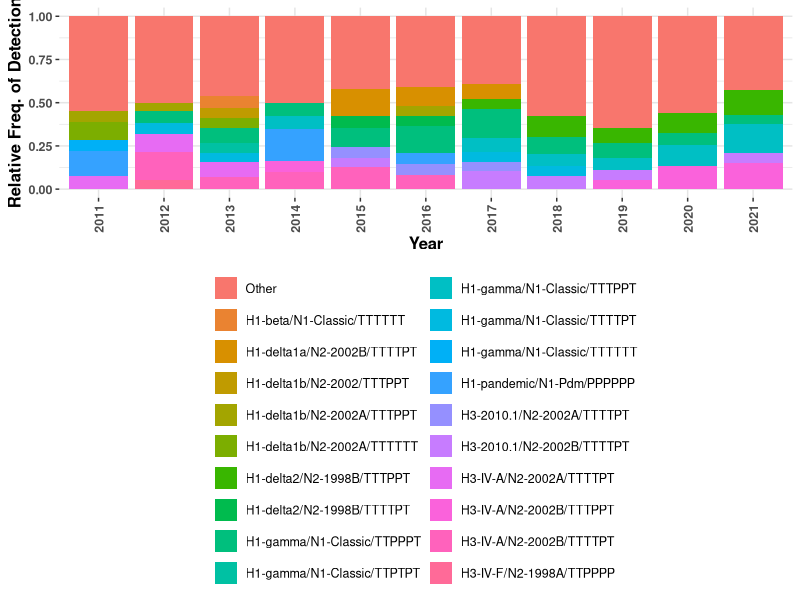
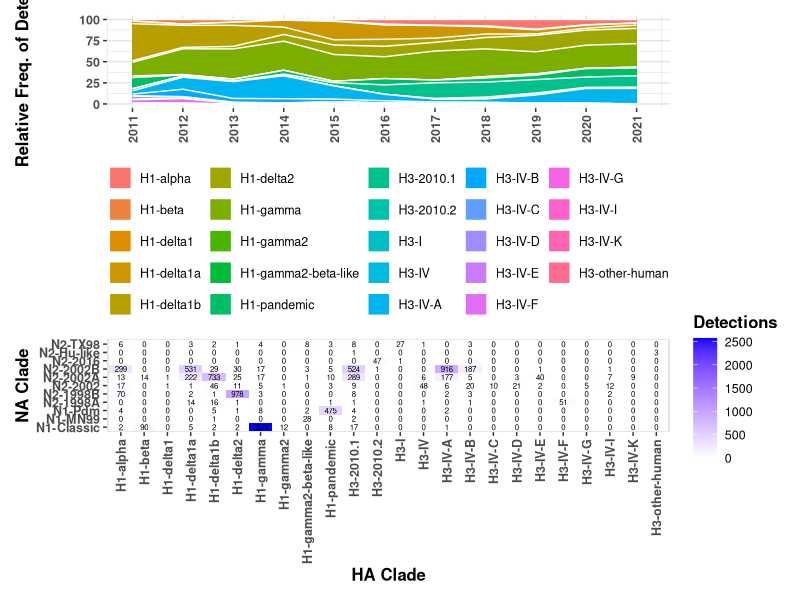
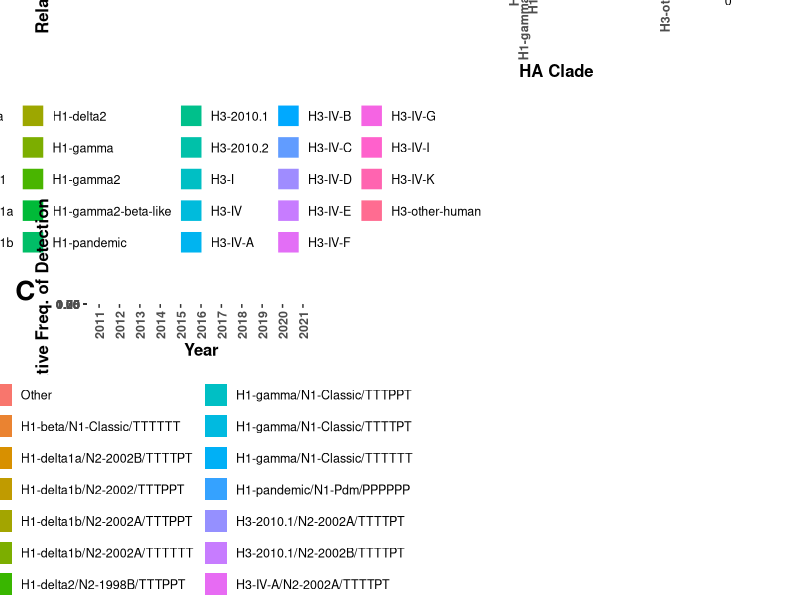

Reproduce these figures in R, in order.
library(ggplot2)
library(tidyr)
library(dplyr)
library(lubridate)
library(reshape2)
library(scales)
library(patchwork)
library(viridis)
library(png)
library(stringr)

axis_size <- 9
axis_title_size <- 12
x_axis_angle <- 90
coeff <- 0.5 

#read in table and format dates
setwd("//iastate/lss/research/pcgauger-lab/Megan/manuscripts/IV_a Paper/h3-iva-evolution/data_collection")
df <- read.csv("swine-surveillance-data.txt", sep="\t", header = T)

#convert date to decimal
df$format_date <- as.Date(df$Date, "%Y-%m-%d")
df$decimal_date <- decimal_date(df$format_date)
df$year <- floor(df$decimal_date)

df <- df %>%
  mutate(HA_type = case_when(!is.na(H1) ~ "H1",!is.na(H3) ~ "H3")) %>%
  mutate(HA = coalesce(H1,H3,HA_type)) %>%
  filter(!is.na(HA)) %>%
  unite('HA_clade',HA_type,HA,sep="-",remove=FALSE, na.rm=TRUE) 
  
#df$HA <- as.factor(df$HA)
#levels(df$most.similar.blast.clade) <-  c("2010.1", "2010.2", "Cluster IV","Cluster IVA","Cluster IVB","Other","Other","Other","Other","Other","Other") 
#df$most.similar.blast.clade <- factor(df$most.similar.blast.clade, levels = c("2010.1", "2010.2","Cluster IV","Cluster IVA","Cluster IVB","Other") )

#get relative frequency of clades by year
df_agg <- df %>%
  group_by(year,HA_clade) %>%
  summarize(N = n()) %>%
  mutate(freq = N / sum(N)) %>%
  ungroup() %>%
  complete(year, HA_clade, fill=list(N=0,freq=0))

df_agg$year <- as.Date(ISOdate(df_agg$year,1,1))

#relative frequency area graph
plot1 <- ggplot(df_agg, aes(x=year,y=freq * 100, fill=HA_clade)) +
  geom_area(color="white") +
  scale_x_date(labels = date_format("%Y"), breaks=date_breaks("1 year"),
               limits = as.Date(c('2011-01-01','2021-03-01'))) +
  labs( x = "Time", y ="Relative Freq. of Detection", fill = "Clade")+
  theme(
    legend.position = "bottom",
    panel.background = element_rect(fill = "white"),
    panel.grid.major = element_line(colour = "gray90"),
    panel.grid.minor = element_line(colour = "gray90"),
    axis.text = element_text(size=axis_size, face="bold"),
    axis.text.x = element_text(angle=x_axis_angle,vjust=0.5),
    axis.title.x = element_blank(),
    #axis.title.x = element_text(vjust=-1.0),
    axis.title = element_text(size=axis_title_size, vjust = -0.35, face="bold"),
    legend.title = element_blank(),
    #legend.title = element_text(size=axis_title_size, face="bold"),
    legend.text = element_text(size=axis_size)
  ) 



#### HA-NA Heatmap ####
df <- df %>%
  mutate(N2 = replace(N2, N2 == "Human-like", "Hu-like")) %>%
  mutate(N1 = replace(N1, N1 == "Classical", "Classic")) %>%
  mutate(N1 = replace(N1, N1 == "Pandemic", "Pdm")) %>%
  mutate(NA_type = case_when(!is.na(N1) ~ "N1",!is.na(N2) ~ "N2")) %>%
  mutate(NA_clade = coalesce(N1,N2)) %>%
  filter(!is.na(NA_clade)) %>%
  unite('NA_clade',NA_type,NA_clade,sep="-",remove=FALSE, na.rm=TRUE) 

df_agg_heatmap <- df %>%
  group_by(HA_clade,NA_clade) %>%
  summarize(N = n()) %>%
  mutate(freq = N / sum(n())) %>%
  ungroup() %>%
  complete(HA_clade, NA_clade, fill=list(N=0,freq=0))

plot2 <- ggplot(df_agg_heatmap, aes(HA_clade,NA_clade,fill=N)) +
  geom_tile() +
  geom_text(aes(label = N),size=2) +
  scale_fill_gradient(low="white", high="blue") +
  labs(y="NA Clade", x="HA Clade", fill="Detections") +
  theme( panel.background = element_rect(fill = "gray90"),
        panel.grid.major = element_line(colour = "gray90"),
        panel.grid.minor = element_line(colour = "gray90"),
        axis.title = element_text(size=axis_title_size,face="bold"),
        axis.text = element_text(size=axis_size,face="bold"),
        axis.text.x = element_text(angle = 90, hjust = 1, vjust=0.5),
        legend.title = element_text(size=axis_title_size,face="bold"),
        legend.text = element_text(size=axis_size),
  )


### HA-NA-Constellation ###

df <- df %>%
  mutate(Constellation = str_replace_all(Constellation, "-", "~")) %>%
  mutate(Constellation = replace(Constellation, N2 == "Human-like", "Hu-like")) %>%
  unite('HA_NA_Constellation',HA_clade,NA_clade,Constellation,sep="/",remove=FALSE, na.rm=TRUE)

#df <- df %>%
#  mutate(HA_NA_Constellation = replace(HA_NA_Constellation, grepl("~", HA_NA_Constellation), "Other"))

df_r <- df %>%
  filter(WGS == 'TRUE')

df_agg_2 <- df_r %>%
  group_by(year,HA_NA_Constellation) %>%
  summarize(N = n()) %>%
  mutate(freq = N / sum(N)) %>%
  ungroup() %>%
  #filter(freq > 0.05) %>%
  mutate(HA_NA_Constellation = replace(HA_NA_Constellation, freq <= 0.05, "Other")) %>%
  filter(year > 2010)
  #filter(HA_NA_Constellation != "Other")

df_agg_2$HA_NA_Constellation <- as.factor(df_agg_2$HA_NA_Constellation)
df_agg_2$HA_NA_Constellation <- relevel(df_agg_2$HA_NA_Constellation, "Other")
df_agg_2$year <- as.factor(df_agg_2$year)

plot3 <- ggplot(df_agg_2, aes(fill=HA_NA_Constellation, y=freq, x=year)) +
  geom_bar(position="stack", stat = "identity") +
  labs(y="Relative Freq. of Detection", x="Year", fill="HA Clade/NA Clade/Constellation") +
  guides(fill=guide_legend(ncol=2)) +
  theme( 
    panel.background = element_rect(fill = "white"),
    panel.grid.major = element_line(colour = "gray90"),
    panel.grid.minor = element_line(colour = "gray90"),
    axis.title = element_text(size=axis_title_size,face="bold"),
    axis.text = element_text(size=axis_size,face="bold"),
    axis.text.x = element_text(angle = 90, hjust = 1, vjust=0.5),
    legend.title = element_blank(),
    legend.text = element_text(size=axis_size),
    legend.position="bottom"
  )

#export plots as .tiff, combine in ppt
setwd("//iastate/lss/research/pcgauger-lab/Megan/manuscripts/IV_a Paper/h3-iva-evolution/figures")

tiff("Supp_Figure_2c_btm.tiff", units = "in", width = 5, height = 8.5, res = 300, compression = "lzw")
plot3
dev.off()

tiff("Supp_Figure_2ab_btm.tiff", units = "in", width = 6, height = 8.5, res = 300, compression = "lzw")
plot1 / plot2
dev.off()

#try to format plots with patchwork, couldn't get to work well
tiff("Supp_Figure_2_try.tiff", units = "in", width = 20, height =15, res = 300, compression = "lzw")

#plot1+plot_spacer()+plot2 + plot_layout(width=c(1.0,0.01,1.0)) + plot_annotation(tag_levels = 'A') & theme(plot.tag = element_text(size = 20, face="bold"))
#plot1 / plot2 + plot_layout(width=c(1.0,0.01,1.0)) + plot_annotation(tag_levels = 'A') & theme(plot.tag = element_text(size = 20, face="bold"))
#(plot1 / plot2) | plot3 + plot_annotation(tag_levels = 'A') & theme(plot.tag = element_text(size = 20, face="bold"))
plot1 + plot2 + plot3 + plot_layout(ncol = 2) + plot_annotation(tag_levels = 'A') & theme(plot.tag = element_text(size = 20, face="bold"))

dev.off()
